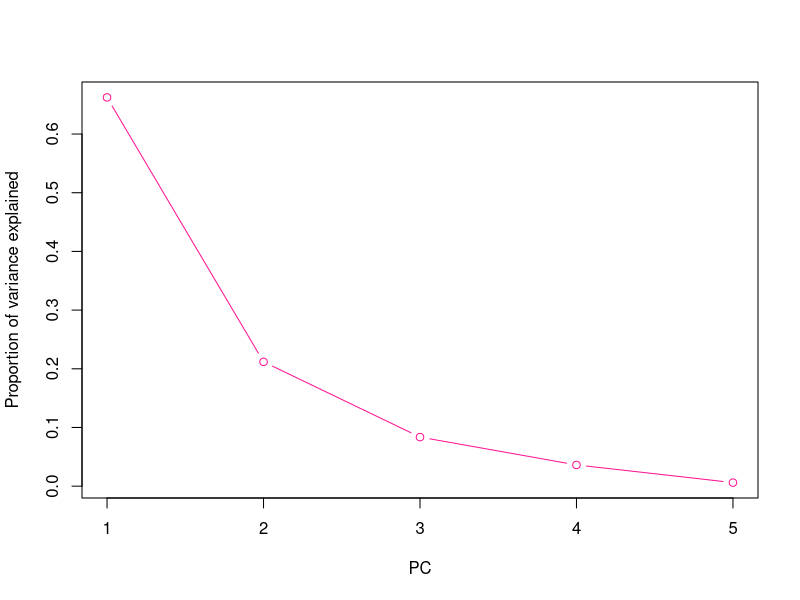

This figure's R source: (Note: this script raises an error after producing the figure.)
## ---- chunk 1
library(readr)
data_tidy_stress=read_csv("data_tidy_stress.csv")
## ---- chunk 2
# Standardise data:
dat1 = as.data.frame(scale(data_tidy_stress))
## ---- chunk 3
# Obtain predictor variables:
X_dat = dat1[,-6]

# Obtain correlation matrix:
cor_mat = cov(X_dat)

# Eigen decomposition:
eig = eigen(cor_mat)

# Extract eigen values and eigen vectors:
eig_vec = eig$vectors
eig_val = eig$values

# Loadings: 
loadings = eig_vec
loadingsdf = as.data.frame(loadings)
knitr::kable(
  signif(loadingsdf,2)
)

# Scores:
scores = as.matrix(X_dat)%*%loadings
scoresdf = as.data.frame(scores)
colnames(scoresdf) = c(paste0("PC",seq(1:ncol(scores))))

knitr::kable(
  signif(scoresdf,2)
)

# Proportion of variance explained:
total_var = sum(eig_val)
prop_var = eig_val/total_var
pc_seq = seq(1:ncol(scores))

plot(pc_seq,prop_var,
     type='b',
     col='deeppink',
     xlab="PC",
     ylab="Proportion of variance explained")
## ---- chunk 4
PC1 = scores[,1]
PC2 = scores[,2]

# Eigen values:
eig_val1 = eig_val[1]
eig_val2 = eig_val[2]

# Eigen vectors:
eig_vec1 = eig_vec[,1]
eig_vec2 = eig_vec[,2]
eig_vec12 = eig_vec[,1:2]

sig1 = var(dat1$age)
sig2 = var(dat1$income)
sig3 = var(dat1$satisfaction)
sig4 = var(dat1$experience)
sig5 = var(dat1$hours)
sig = c(sig1,sig2,sig3,sig4,sig5)


rho = matrix(NA,nrow=2,ncol=5)
  
for (i in 1:2){
  for (j in 1:5){
    rho[i,j] = (sqrt(eig_val[j])*eig_vec12[j,i])/sqrt(sig[i])
  }
}
rho
rownames(rho) = c("PC1","PC2")
colnames(rho) = colnames(dat1[,-6])

knitr::kable(
  signif(rho,3)
)
## ---- chunk 5
# Correlations:
knitr::kable(
  signif(rho,3)
)

# Loadings:
loadingsdf = as.data.frame(loadings)
knitr::kable(
  loadingsdf
)
## ---- chunk 6
# Read in data:
data_tidy_lum = read_csv("data_tidy_lum_response.csv")
data_tidy_lum_meta = read_csv("data_tidy_lum_meta.csv")

# Standardise data:
library(tidyr)
library(tidyverse)
lum_response_mat_std = data_tidy_lum|>
  select(crp:scd40l)|>
  mutate(across(everything(),~(.-mean(.))/sd(.)))|>
  as.matrix()
## ---- chunk 7
# Obtain first canonical correlation and associated coefficients:
mod2.3 = cancor(x=data_)
